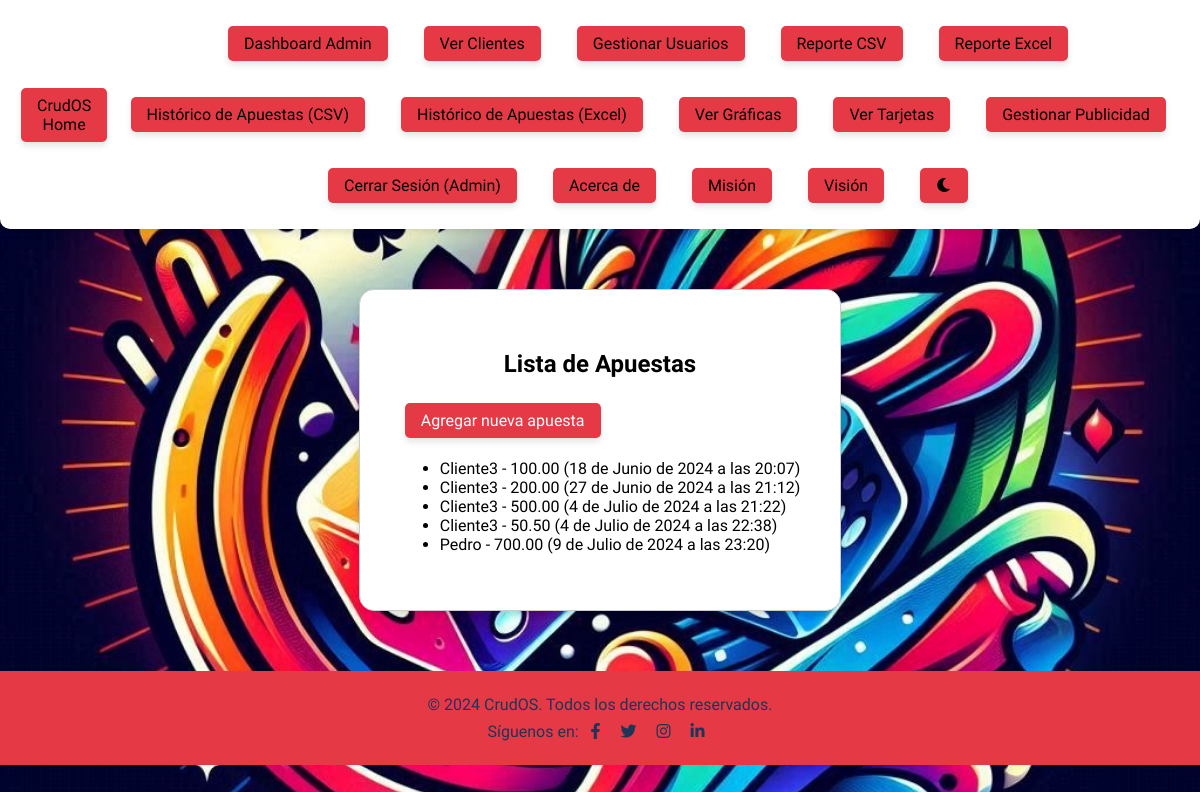
/clientes/apuestas/ (signed in), run on an earlier commit of the app's database.
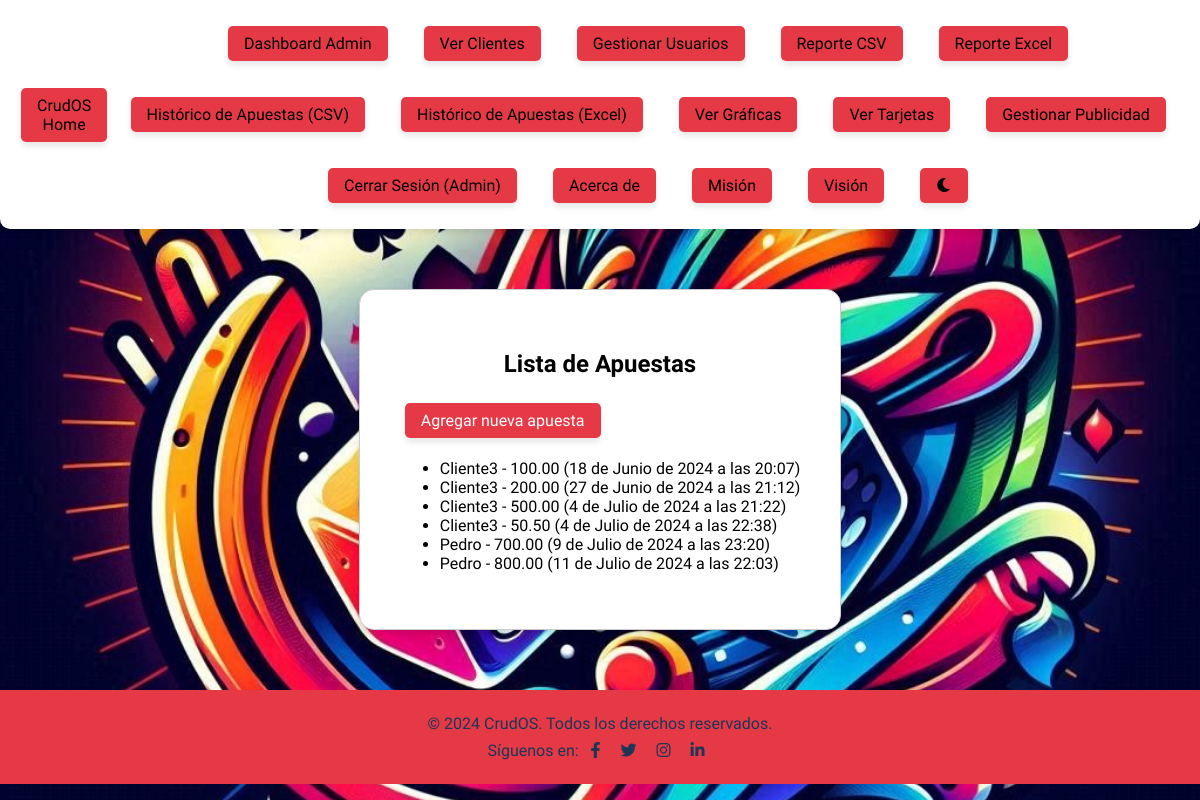
And on a later commit of the database.
### clientes/models.py (models this page shows, shortened)
class Apuesta(models.Model):
    cliente = models.ForeignKey(Cliente, on_delete=models.CASCADE)  # Relación con el modelo Cliente
    monto = models.DecimalField(max_digits=10, decimal_places=2)  # Monto de la apuesta
    fecha = models.DateTimeField(auto_now_add=True)  # Fecha de la apuesta

class Cliente(models.Model):
    SEXO_CHOICES = [
        ('M', 'Masculino'),
        ('F', 'Femenino'),
        ('O', 'Otro'),
    ]
    ESTADO_CIVIL_CHOICES = [
        ('S', 'Soltero/a'),
        ('C', 'Casado/a'),
        ('D', 'Divorciado/a'),
        ('V', 'Viudo/a'),
    ]
    user = models.OneToOneField(User, on_delete=models.CASCADE)  # Relación uno a uno con el modelo User
    nombre = models.CharField(max_length=100)  # Nombre del cliente
    apellido_paterno = models.CharField(max_length=100, default='Apellido Paterno')  # Apellido paterno del cliente
    apellido_materno = models.CharField(max_length=100, default='Apellido Materno')  # Apellido materno del cliente
    direccion = models.CharField(max_length=255, default='Dirección desconocida')  # Dirección del cliente
    codigo_postal = models.CharField(max_length=10, default='00000')  # Código postal del cliente
    estado = models.CharField(max_length=100, default='Estado')  # Estado donde reside el cliente
    municipio = models.CharField(max_length=100, default='Municipio')  # Municipio donde reside el cliente
    estado_civil = models.CharField(max_length=1, choices=ESTADO_CIVIL_CHOICES, default='S')  # Estado civil del cliente
    sexo = models.CharField(max_length=1, choices=SEXO_CHOICES, default='M')  # Sexo del cliente
    dia_nacimiento = models.IntegerField(default=1)  # Día de nacimiento del cliente
    mes_nacimiento = models.IntegerField(default=1)  # Mes de nacimiento del cliente
    anio_nacimiento = models.IntegerField(default=2000)  # Año de nacimiento del cliente
    email = models.EmailField(unique=True)  # Email del cliente
    telefono = models.CharField(max_length=15, default='Sin teléfono', validators=[RegexValidator(regex=r'^\+?1?\d{9,15}$')])  # Teléfono del cliente
    fecha_registro = models.DateTimeField(auto_now_add=True)  # Fecha de registro del cliente
    class Meta:
        indexes = [
            models.Index(fields=['email']),
            models.Index(fields=['telefono']),
        ]

### clientes/views.py (the view)
# urls.py: path('apuestas/', views.apuestas_list, name='apuestas_list'),  # Lista de apuestas
@login_required
def apuestas_list(request):
    if request.user.is_staff:
        apuestas = Apuesta.objects.all()
    else:
        cliente = get_object_or_404(Cliente, user=request.user)
        apuestas = Apuesta.objects.filter(cliente=cliente)
    paginator = Paginator(apuestas, 25)  # Mostrar 25 apuestas por página
    page = request.GET.get('page')
    try:
        apuestas_paged = paginator.page(page)
    except PageNotAnInteger:
        apuestas_paged = paginator.page(1)
    except EmptyPage:
        apuestas_paged = paginator.page(paginator.num_pages)
    return render(request, 'clientes/apuestas_list.html', {'apuestas': apuestas_paged})

### clientes/templates/clientes/apuestas_list.html (shortened to what this page needs)
{% extends 'clientes/base.html' %}
{% block content %}
<div class="form-container">
    <h2>Lista de Apuestas</h2>
    <button class="nav-button" onclick="location.href='{% url 'apuesta_create' %}'">Agregar nueva apuesta</button>
    <ul class="bet-list">
        {% for apuesta in apuestas %}
            <li class="bet-item">
                <span>{{ apuesta.cliente.nombre }} - {{ apuesta.monto }} ({{ apuesta.fecha }})</span>
            </li>
        {% endfor %}
    </ul>
</div>
{% endblock %}

What changed in the data, as far as the page shows it:
added Apuesta: cliente.nombre "Pedro", monto "800.00", fecha "11 de Julio de 2024 a las 22:03"
